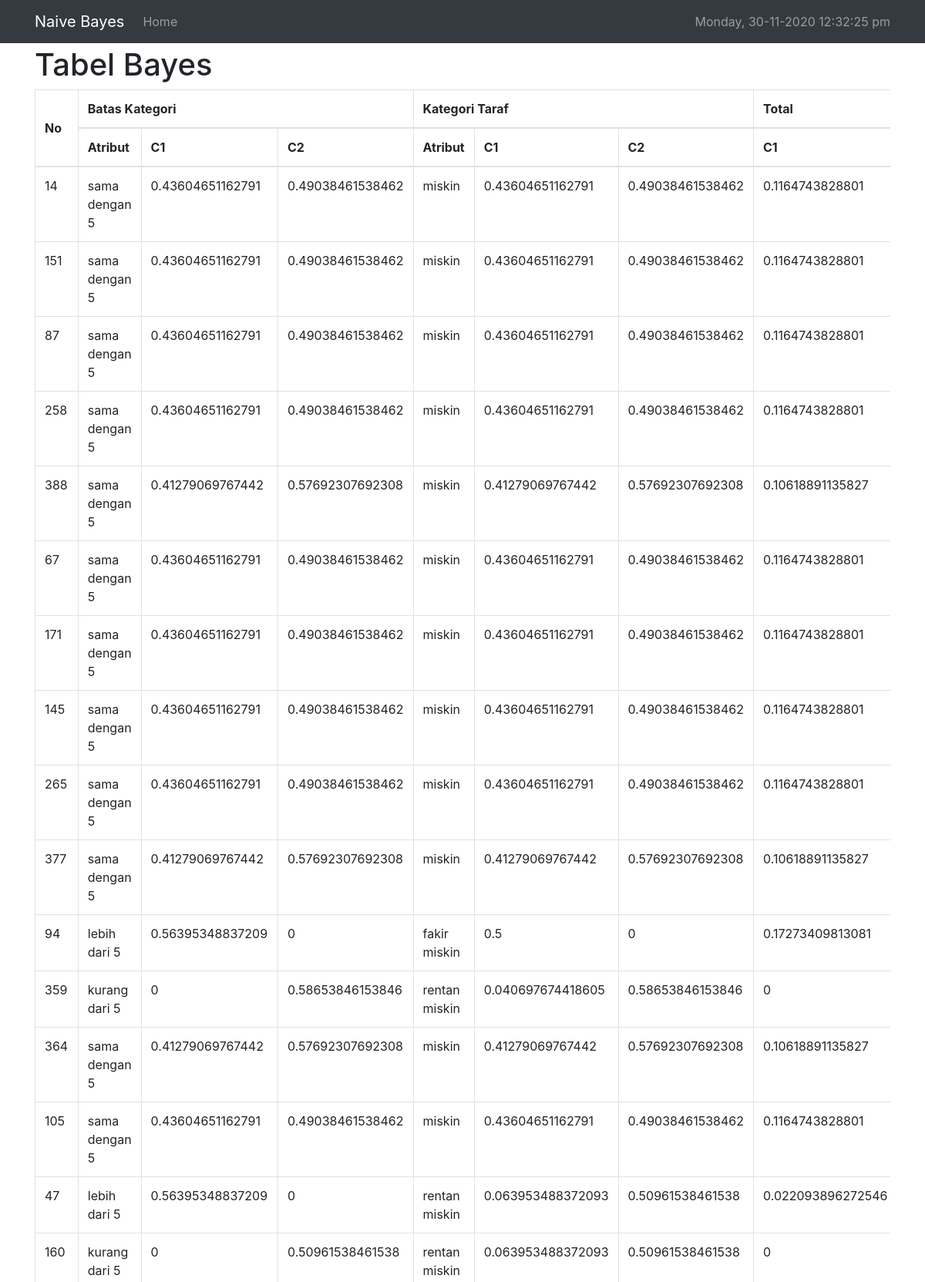
The page /tabel-bayes_latih.php (signed in, upper part) on the database its author committed.
### tables this page shows
CREATE TABLE `data_latih` (
  `id` bigint(20) NOT NULL,
  `nama_pasangan_kepala_keluarga` varchar(50) NOT NULL,
  `luas_rumah_kurang_dari_40m` varchar(50) NOT NULL COMMENT 'ya, tidak',
  `dinding_rumah_tembok_tanpa_plester` varchar(50) NOT NULL COMMENT 'ya, tidak',
  `pekerjaan_tenaga_kasar_atau_tidak_punya_pekerjaan` varchar(50) NOT NULL COMMENT 'ya, tidak',
  `tabungan_simpanan_perbulan_kurang_dari_satujuta` varchar(50) NOT NULL COMMENT 'ya, tidak',
  `jenis_lantai_rumah_plester_semen` varchar(50) NOT NULL COMMENT 'ya, tidak',
  `tak_punya_jamban_keluarga` varchar(50) NOT NULL COMMENT 'ya, tidak',
  `sumber_air_bersih_sumur` varchar(50) NOT NULL COMMENT 'ya, tidak',
  `jumlah_ya` int(2) NOT NULL,
  `tabel_nomor_4` varchar(50) NOT NULL COMMENT 'ya, tidak',
  `batas_kategori` varchar(50) NOT NULL,
  `kategori_taraf` varchar(50) NOT NULL,
  `perlu_bantuan_lebih` varchar(50) NOT NULL COMMENT 'ya, tidak'
);

CREATE TABLE `perhitungan_latih` (
  `id` int(11) NOT NULL,
  `batas_kategori_c1` double NOT NULL,
  `batas_kategori_c2` double NOT NULL,
  `kategori_taraf_c1` double NOT NULL,
  `kategori_taraf_c2` double NOT NULL,
  `total_c1` double NOT NULL,
  `total_c2` double NOT NULL,
  `klasifikasi` varchar(20) NOT NULL,
  `kriteria` varchar(20) NOT NULL
);

### tabel-bayes_latih.php (the view, shortened to what this page needs)
<?php
include "header.php";
$select_data = mysqli_query($koneksi, "SELECT * FROM `data_latih` JOIN `perhitungan_latih` ON (`data_latih`.`id`=`perhitungan_latih`.`id`)");
?>
<h1>Tabel Bayes</h1>
<div class="table-responsive">
<table class="table table-bordered">
<thead>
    <tr>
    <th rowspan=2 style="vertical-align:middle;">No</th>
    <th colspan=3>Batas Kategori</th>
    <th colspan=3>Kategori Taraf</th>
    <th colspan=2>Total</th>
    </tr>
    <tr>
    <th>Atribut</th>
    <th>C1</th>
    <th>C2</th>
    <th>Atribut</th>
    <th>C1</th>
    <th>C2</th>
    <th>C1</th>
    </tr>
</thead>
<tbody>
    <?php while($data = mysqli_fetch_array($select_data)): ?>
    <tr>
        <td><?= $data['id']; ?></td>
        <td><?= $data['batas_kategori']; ?></td>
        <td><?= $data['batas_kategori_c1']; ?></td>
        <td><?= $data['batas_kategori_c2']; ?></td>
        <td><?= $data['kategori_taraf']; ?></td>
        <td><?= $data['kategori_taraf_c1']; ?></td>
        <td><?= $data['kategori_taraf_c2']; ?></td>
        <td><?= $data['total_c1']; ?></td>
    </tr>
    <?php endwhile; ?>
</tbody>
</table>
</div>
<?php
include "footer.php";
?>

### rows shown on the page
data_latih: perhitungan_latih.id "14", batas_kategori "sama dengan 5", perhitungan_latih.batas_kategori_c1 "0.43604651162791", perhitungan_latih.batas_kategori_c2 "0.49038461538462", kategori_taraf "miskin", perhitungan_latih.kategori_taraf_c1 "0.43604651162791", perhitungan_latih.kategori_taraf_c2 "0.49038461538462", perhitungan_latih.total_c1 "0.1164743828801"
data_latih: perhitungan_latih.id "151", batas_kategori "sama dengan 5", perhitungan_latih.batas_kategori_c1 "0.43604651162791", perhitungan_latih.batas_kategori_c2 "0.49038461538462", kategori_taraf "miskin", perhitungan_latih.kategori_taraf_c1 "0.43604651162791", perhitungan_latih.kategori_taraf_c2 "0.49038461538462", perhitungan_latih.total_c1 "0.1164743828801"
data_latih: perhitungan_latih.id "87", batas_kategori "sama dengan 5", perhitungan_latih.batas_kategori_c1 "0.43604651162791", perhitungan_latih.batas_kategori_c2 "0.49038461538462", kategori_taraf "miskin", perhitungan_latih.kategori_taraf_c1 "0.43604651162791", perhitungan_latih.kategori_taraf_c2 "0.49038461538462", perhitungan_latih.total_c1 "0.1164743828801"
data_latih: perhitungan_latih.id "258", batas_kategori "sama dengan 5", perhitungan_latih.batas_kategori_c1 "0.43604651162791", perhitungan_latih.batas_kategori_c2 "0.49038461538462", kategori_taraf "miskin", perhitungan_latih.kategori_taraf_c1 "0.43604651162791", perhitungan_latih.kategori_taraf_c2 "0.49038461538462", perhitungan_latih.total_c1 "0.1164743828801"
data_latih: perhitungan_latih.id "388", batas_kategori "sama dengan 5", perhitungan_latih.batas_kategori_c1 "0.41279069767442", perhitungan_latih.batas_kategori_c2 "0.57692307692308", kategori_taraf "miskin", perhitungan_latih.kategori_taraf_c1 "0.41279069767442", perhitungan_latih.kategori_taraf_c2 "0.57692307692308", perhitungan_latih.total_c1 "0.10618891135827"
data_latih: perhitungan_latih.id "67", batas_kategori "sama dengan 5", perhitungan_latih.batas_kategori_c1 "0.43604651162791", perhitungan_latih.batas_kategori_c2 "0.49038461538462", kategori_taraf "miskin", perhitungan_latih.kategori_taraf_c1 "0.43604651162791", perhitungan_latih.kategori_taraf_c2 "0.49038461538462", perhitungan_latih.total_c1 "0.1164743828801"
data_latih: perhitungan_latih.id "171", batas_kategori "sama dengan 5", perhitungan_latih.batas_kategori_c1 "0.43604651162791", perhitungan_latih.batas_kategori_c2 "0.49038461538462", kategori_taraf "miskin", perhitungan_latih.kategori_taraf_c1 "0.43604651162791", perhitungan_latih.kategori_taraf_c2 "0.49038461538462", perhitungan_latih.total_c1 "0.1164743828801"
data_latih: perhitungan_latih.id "145", batas_kategori "sama dengan 5", perhitungan_latih.batas_kategori_c1 "0.43604651162791", perhitungan_latih.batas_kategori_c2 "0.49038461538462", kategori_taraf "miskin", perhitungan_latih.kategori_taraf_c1 "0.43604651162791", perhitungan_latih.kategori_taraf_c2 "0.49038461538462", perhitungan_latih.total_c1 "0.1164743828801"
data_latih: perhitungan_latih.id "265", batas_kategori "sama dengan 5", perhitungan_latih.batas_kategori_c1 "0.43604651162791", perhitungan_latih.batas_kategori_c2 "0.49038461538462", kategori_taraf "miskin", perhitungan_latih.kategori_taraf_c1 "0.43604651162791", perhitungan_latih.kategori_taraf_c2 "0.49038461538462", perhitungan_latih.total_c1 "0.1164743828801"
data_latih: perhitungan_latih.id "377", batas_kategori "sama dengan 5", perhitungan_latih.batas_kategori_c1 "0.41279069767442", perhitungan_latih.batas_kategori_c2 "0.57692307692308", kategori_taraf "miskin", perhitungan_latih.kategori_taraf_c1 "0.41279069767442", perhitungan_latih.kategori_taraf_c2 "0.57692307692308", perhitungan_latih.total_c1 "0.10618891135827"
data_latih: perhitungan_latih.id "94", batas_kategori "lebih dari 5", perhitungan_latih.batas_kategori_c1 "0.56395348837209", perhitungan_latih.batas_kategori_c2 "0", kategori_taraf "fakir miskin", perhitungan_latih.kategori_taraf_c1 "0.5", perhitungan_latih.kategori_taraf_c2 "0", perhitungan_latih.total_c1 "0.17273409813081"
data_latih: perhitungan_latih.id "359", batas_kategori "kurang dari 5", perhitungan_latih.batas_kategori_c1 "0", perhitungan_latih.batas_kategori_c2 "0.58653846153846", kategori_taraf "rentan miskin", perhitungan_latih.kategori_taraf_c1 "0.040697674418605", perhitungan_latih.kategori_taraf_c2 "0.58653846153846", perhitungan_latih.total_c1 "0"
data_latih: perhitungan_latih.id "364", batas_kategori "sama dengan 5", perhitungan_latih.batas_kategori_c1 "0.41279069767442", perhitungan_latih.batas_kategori_c2 "0.57692307692308", kategori_taraf "miskin", perhitungan_latih.kategori_taraf_c1 "0.41279069767442", perhitungan_latih.kategori_taraf_c2 "0.57692307692308", perhitungan_latih.total_c1 "0.10618891135827"
data_latih: perhitungan_latih.id "105", batas_kategori "sama dengan 5", perhitungan_latih.batas_kategori_c1 "0.43604651162791", perhitungan_latih.batas_kategori_c2 "0.49038461538462", kategori_taraf "miskin", perhitungan_latih.kategori_taraf_c1 "0.43604651162791", perhitungan_latih.kategori_taraf_c2 "0.49038461538462", perhitungan_latih.total_c1 "0.1164743828801"
data_latih: perhitungan_latih.id "47", batas_kategori "lebih dari 5", perhitungan_latih.batas_kategori_c1 "0.56395348837209", perhitungan_latih.batas_kategori_c2 "0", kategori_taraf "rentan miskin", perhitungan_latih.kategori_taraf_c1 "0.063953488372093", perhitungan_latih.kategori_taraf_c2 "0.50961538461538", perhitungan_latih.total_c1 "0.022093896272546"
data_latih: perhitungan_latih.id "160", batas_kategori "kurang dari 5", perhitungan_latih.batas_kategori_c1 "0", perhitungan_latih.batas_kategori_c2 "0.50961538461538", kategori_taraf "rentan miskin", perhitungan_latih.kategori_taraf_c1 "0.063953488372093", perhitungan_latih.kategori_taraf_c2 "0.50961538461538", perhitungan_latih.total_c1 "0"
